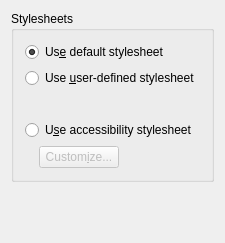
<ui version="4.0" >
 <class>CSSConfigDialog</class>
 <widget class="QWidget" name="CSSConfigDialog" >
  <property name="whatsThis" >
   <string>&lt;b>Stylesheets&lt;/b>&lt;p>See http://www.w3.org/Style/CSS for further information on cascading style sheets.&lt;/p></string>
  </property>
  <layout class="QVBoxLayout" >
   <item>
    <widget class="QGroupBox" name="ButtonGroup1" >
     <property name="sizePolicy" >
      <sizepolicy vsizetype="Preferred" hsizetype="MinimumExpanding" >
       <horstretch>0</horstretch>
       <verstretch>0</verstretch>
      </sizepolicy>
     </property>
     <property name="whatsThis" >
      <string>&lt;b>Stylesheets&lt;/b>&lt;p>Use this groupbox to determine how Konqueror will render style sheets.&lt;/p></string>
     </property>
     <property name="title" >
      <string>Stylesheets</string>
     </property>
     <layout class="QVBoxLayout" >
      <item>
       <widget class="QRadioButton" name="useDefault" >
        <property name="whatsThis" >
         <string>&lt;b>Use default stylesheet&lt;/b>&lt;p>Select this option to use the default stylesheet.&lt;/p></string>
        </property>
        <property name="text" >
         <string>Us&amp;e default stylesheet</string>
        </property>
        <property name="checked" >
         <bool>true</bool>
        </property>
       </widget>
      </item>
      <item>
       <widget class="QRadioButton" name="useUser" >
        <property name="whatsThis" >
         <string>&lt;b>Use user-defined stylesheet&lt;/b>&lt;p>If this box is checked, Konqueror will try to load a user-defined style sheet as specified in the location below. The style sheet allows you to completely override the way web pages are rendered in your browser. The file specified should contain a valid style sheet (see http://www.w3.org/Style/CSS for further information on cascading style sheets).&lt;/p></string>
        </property>
        <property name="text" >
         <string>Use &amp;user-defined stylesheet</string>
        </property>
       </widget>
      </item>
      <item>
       <layout class="QHBoxLayout" >
        <property name="leftMargin" >
         <number>0</number>
        </property>
        <property name="topMargin" >
         <number>0</number>
        </property>
        <property name="rightMargin" >
         <number>0</number>
        </property>
        <property name="bottomMargin" >
         <number>0</number>
        </property>
        <item>
         <spacer>
          <property name="orientation" >
           <enum>Qt::Horizontal</enum>
          </property>
          <property name="sizeType" >
           <enum>QSizePolicy::Fixed</enum>
          </property>
          <property name="sizeHint" >
           <size>
            <width>14</width>
            <height>20</height>
           </size>
          </property>
         </spacer>
        </item>
        <item>
         <widget class="KUrlRequester" name="urlRequester" >
          <property name="enabled" >
           <bool>false</bool>
          </property>
         </widget>
        </item>
       </layout>
      </item>
      <item>
       <widget class="QRadioButton" name="useAccess" >
        <property name="sizePolicy" >
         <sizepolicy vsizetype="Fixed" hsizetype="MinimumExpanding" >
          <horstretch>0</horstretch>
          <verstretch>0</verstretch>
         </sizepolicy>
        </property>
        <property name="whatsThis" >
         <string>&lt;b>Use accessibility stylesheet&lt;/b>&lt;p>Selecting this option will allow you to define a default font, font size, and font color with a few simple clicks of the mouse. Simply wander over to the Customize... dialog and pick out your desired options.&lt;/p></string>
        </property>
        <property name="text" >
         <string>U&amp;se accessibility stylesheet</string>
        </property>
       </widget>
      </item>
      <item>
       <layout class="QHBoxLayout" >
        <property name="leftMargin" >
         <number>0</number>
        </property>
        <property name="topMargin" >
         <number>0</number>
        </property>
        <property name="rightMargin" >
         <number>0</number>
        </property>
        <property name="bottomMargin" >
         <number>0</number>
        </property>
        <item>
         <spacer>
          <property name="orientation" >
           <enum>Qt::Horizontal</enum>
          </property>
          <property name="sizeType" >
           <enum>QSizePolicy::Fixed</enum>
          </property>
          <property name="sizeHint" >
           <size>
            <width>14</width>
            <height>20</height>
           </size>
          </property>
         </spacer>
        </item>
        <item>
         <widget class="QPushButton" name="customize" >
          <property name="enabled" >
           <bool>false</bool>
          </property>
          <property name="text" >
           <string>Custom&amp;ize...</string>
          </property>
         </widget>
        </item>
        <item>
         <spacer>
          <property name="orientation" >
           <enum>Qt::Horizontal</enum>
          </property>
          <property name="sizeType" >
           <enum>QSizePolicy::Expanding</enum>
          </property>
          <property name="sizeHint" >
           <size>
            <width>20</width>
            <height>20</height>
           </size>
          </property>
         </spacer>
        </item>
       </layout>
      </item>
     </layout>
    </widget>
   </item>
   <item>
    <spacer>
     <property name="orientation" >
      <enum>Qt::Vertical</enum>
     </property>
     <property name="sizeType" >
      <enum>QSizePolicy::Expanding</enum>
     </property>
     <property name="sizeHint" >
      <size>
       <width>20</width>
       <height>50</height>
      </size>
     </property>
    </spacer>
   </item>
  </layout>
 </widget>
 <layoutdefault spacing="6" margin="11" />
 <layoutfunction spacing="KDialog::spacingHint" margin="KDialog::marginHint" />
 <pixmapfunction>qPixmapFromMimeSource</pixmapfunction>
 <customwidgets>
  <customwidget>
   <class>KUrlRequester</class>
   <extends>QFrame</extends>
   <header>kurlrequester.h</header>
  </customwidget>
 </customwidgets>
 <includes>
  <include location="local" >kurlrequester.h</include>
  <include location="local" >klineedit.h</include>
  <include location="local" >kpushbutton.h</include>
 </includes>
 <resources/>
 <connections>
  <connection>
   <sender>useAccess</sender>
   <signal>toggled(bool)</signal>
   <receiver>customize</receiver>
   <slot>setEnabled(bool)</slot>
   <hints>
    <hint type="sourcelabel" >
     <x>20</x>
     <y>20</y>
    </hint>
    <hint type="destinationlabel" >
     <x>20</x>
     <y>20</y>
    </hint>
   </hints>
  </connection>
  <connection>
   <sender>useUser</sender>
   <signal>toggled(bool)</signal>
   <receiver>urlRequester</receiver>
   <slot>setEnabled(bool)</slot>
   <hints>
    <hint type="sourcelabel" >
     <x>20</x>
     <y>20</y>
    </hint>
    <hint type="destinationlabel" >
     <x>20</x>
     <y>20</y>
    </hint>
   </hints>
  </connection>
 </connections>
</ui>
